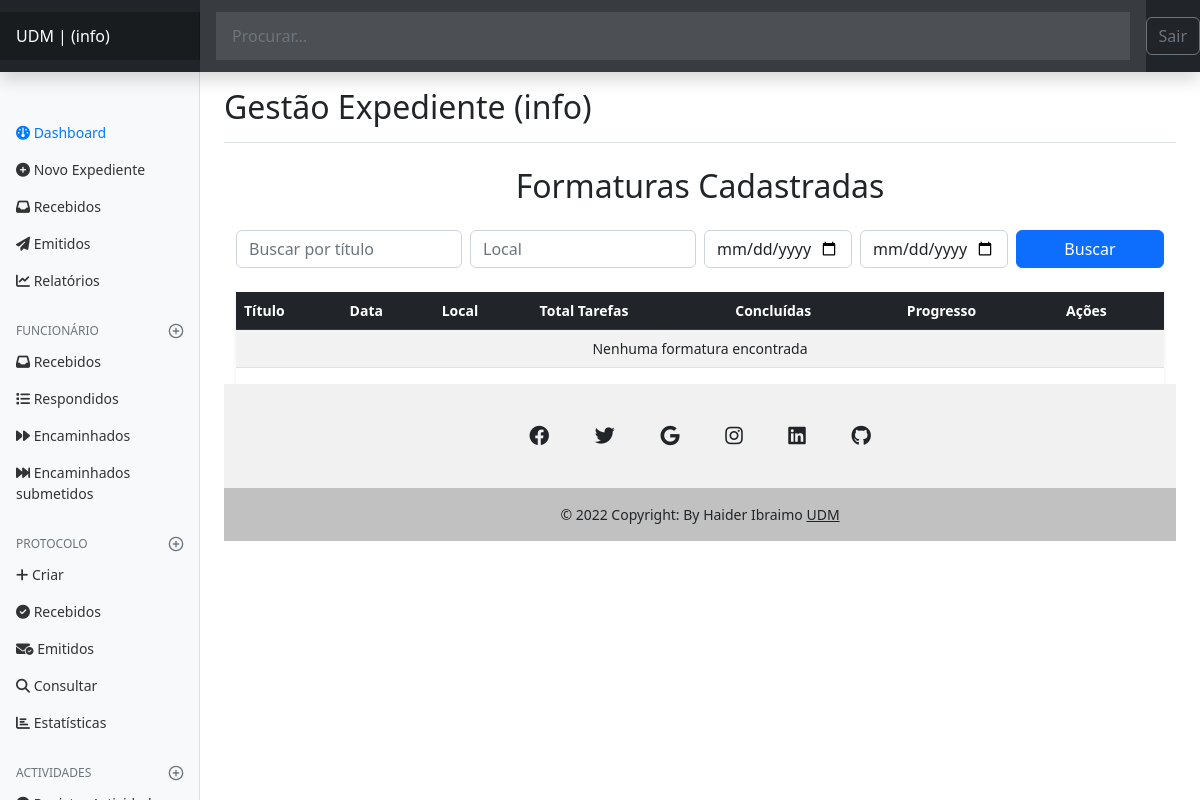
The page /formatura/list/formatura (signed in) on the database as committed earlier.
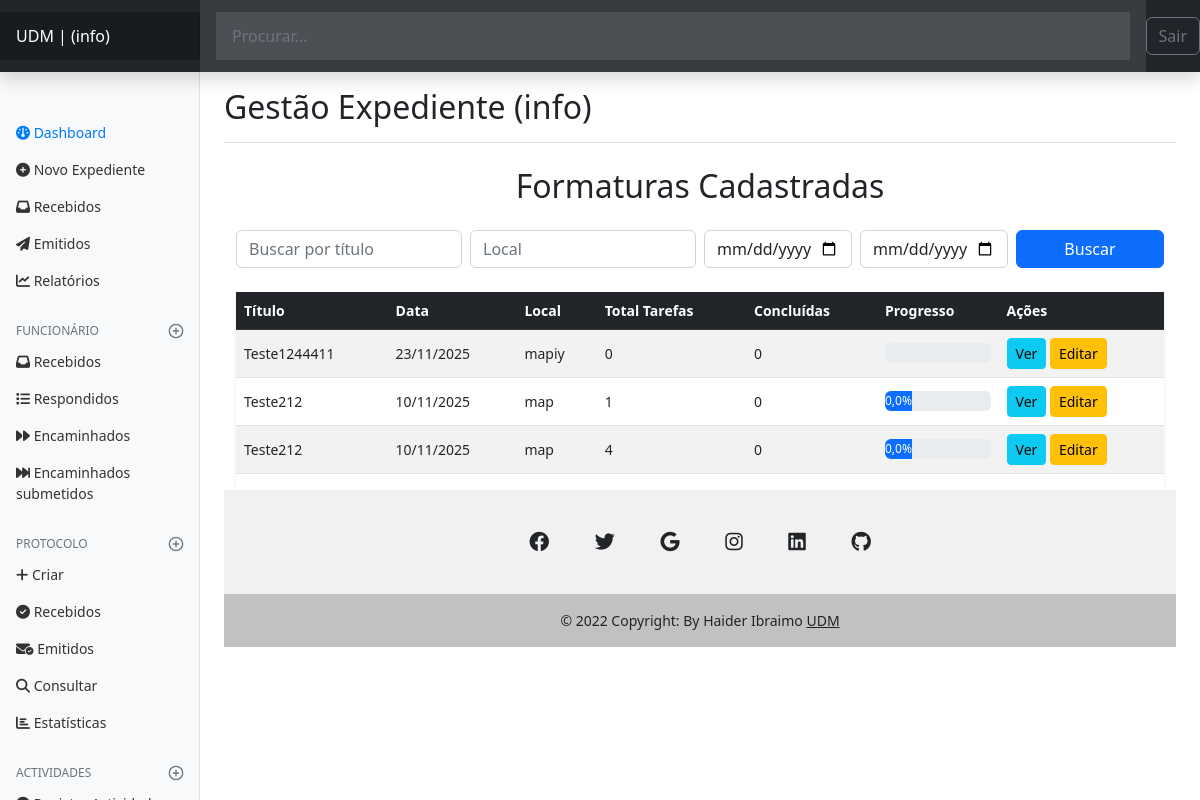
The same page on the database as committed later.
### formatura/models.py (models this page shows, shortened)
class TimeStampedModel(models.Model):
    criado_em = models.DateTimeField(auto_now_add=True)
    atualizado_em = models.DateTimeField(auto_now=True)
    class Meta:
        abstract = True

class SoftDeleteModel(models.Model):
    ativo = models.BooleanField(default=True)
    class Meta:
        abstract = True

class Formatura(TimeStampedModel, SoftDeleteModel):
    titulo = models.CharField(max_length=255, blank=True, null=True)
    data = models.DateField(blank=True, null=True)
    local = models.CharField(max_length=255, blank=True, null=True)
    hora_inicio = models.TimeField(blank=True, null=True)
    hora_fim = models.TimeField(blank=True, null=True)
    descricao = models.TextField(blank=True, null=True)  # detalhes gerais
    observacoes = models.TextField(blank=True, null=True)  # considerações finais ou instruções
    publicado = models.BooleanField(default=True)
    criado_em = models.DateTimeField(auto_now_add=True)
    criado_por = models.ForeignKey(
        settings.AUTH_USER_MODEL,
        null=True,
        blank=True,
        related_name="formaturas_criado",
        on_delete=models.SET_NULL,
        verbose_name="Criado por"
    )
    atualizado_em = models.DateTimeField(auto_now=True)
    atualizado_por = models.ForeignKey(
        settings.AUTH_USER_MODEL,
        null=True,
        blank=True,
        related_name="formaturas_atualizado",
        on_delete=models.SET_NULL,
        verbose_name="Atualizado por"
    )
    class Meta:
        ordering = ["-data", "titulo"]
        verbose_name = "Formatura"
        verbose_name_plural = "Formaturas"
    @property
    def progresso_percentual(self):
        pontos = self.pontos_agenda.filter(ativo=True)
        if not pontos.exists():
            return 0
        return round(sum(p.percentual or 0 for p in pontos) / pontos.count(), 2)
    @property
    def total_tarefas(self):
        return self.pontos_agenda.filter(ativo=True).count()
    @property
    def tarefas_concluidas(self):
        return self.pontos_agenda.filter(
            ativo=True,
            status=PontoAgenda.Status.CONCLUIDA
        ).count()

### formatura/views.py (the view)
# urls.py: path('list/formatura', views.listar_formaturas, name='listar_formaturas'),
@login_required(login_url='authors:login', redirect_field_name='next')
def listar_formaturas(request):
    funcionario = get_object_or_404(Funcionario, author=request.user)
    titulo_query = request.GET.get('titulo', '').strip()
    local_query = request.GET.get('local', '').strip()
    startdate_query = request.GET.get('startdate', '').strip()
    enddate_query = request.GET.get('enddate', '').strip()
    today = date.today()
    try:
        startdate = datetime.strptime(startdate_query, "%Y-%m-%d").date() if startdate_query else None
        enddate = datetime.strptime(enddate_query, "%Y-%m-%d").date() if enddate_query else None
    except ValueError:
        messages.warning(request, "Datas inválidas. Usando período padrão do mês atual.")
        startdate = today.replace(day=1)
        enddate = today
    if startdate and enddate:
        formaturas = formaturas.filter(data__range=(startdate, enddate))
    elif startdate:
        formaturas = formaturas.filter(data__gte=startdate)
    elif enddate:
        formaturas = formaturas.filter(data__lte=enddate)
    formaturas = Formatura.objects.filter(
    Q(publicado=True) | Q(criado_por=request.user)
    )
    if startdate and enddate:
        formaturas = formaturas.filter(data__range=(startdate, enddate))
    formaturas = formaturas.select_related('criado_por', 'atualizado_por') \
                        .prefetch_related(
                            Prefetch('pontos_agenda', queryset=PontoAgenda.objects.select_related('departamento', 'responsavel'))
                        ) \
                        .order_by("-data", "titulo")
    if titulo_query:
        formaturas = formaturas.filter(titulo__icontains=titulo_query)
    if local_query:
        formaturas = formaturas.filter(local__icontains=local_query)
    linhas = []
    for form in formaturas:
        linhas.append({
            "id": form.id,
            "titulo": form.titulo or "-",
            "data": form.data,
            "local": form.local or "-",
            "total_tarefas": form.total_tarefas,
            "tarefas_concluidas": form.tarefas_concluidas,
            "progresso_percentual": form.progresso_percentual,
        })
    context = {
        "funcionario": funcionario,
        "linhas": linhas,
        "startdate_query": startdate_query,
        "enddate_query": enddate_query,
        "titulo_query": titulo_query,
        "local_query": local_query,
        "form_action": reverse("formatura:listar_formaturas"),
    }
    return render(request, "formatura/listar_formatura.html", context)

### formatura/templates/formatura/listar_formatura.html (shortened to what this page needs)
{% extends "global/base.html" %}
{% block content %}
<div class="container mt-4">
    <h2 class="text-center mb-4">Formaturas Cadastradas</h2>
    <form method="get" class="row g-2 mb-4">
        <div class="col-md-3">
            <input type="text" name="titulo" class="form-control"
                   placeholder="Buscar por título" value="{{ titulo_query }}">
        </div>
        <div class="col-md-3">
            <input type="text" name="local" class="form-control"
                   placeholder="Local" value="{{ local_query }}">
        </div>
        <div class="col-md-2">
            <input type="date" name="startdate" class="form-control"
                   value="{{ startdate_query }}">
        </div>
        <div class="col-md-2">
            <input type="date" name="enddate" class="form-control"
                   value="{{ enddate_query }}">
        </div>
        <div class="col-md-2">
            <button class="btn btn-primary w-100">Buscar</button>
        </div>
    </form>
    <div class="table-responsive shadow-sm">
        <table class="table table-striped table-hover align-middle">
            <thead class="table-dark">
                <tr>
                    <th>Título</th>
                    <th>Data</th>
                    <th>Local</th>
                    <th>Total Tarefas</th>
                    <th>Concluídas</th>
                    <th>Progresso</th>
                    <th>Ações</th>
                </tr>
            </thead>
            <tbody>
                {% for linha in linhas %}
                <tr>
                    <td>{{ linha.titulo }}</td>
                    <td>{{ linha.data|date:"d/m/Y" }}</td>
                    <td>{{ linha.local }}</td>
                    <td>{{ linha.total_tarefas }}</td>
                    <td>{{ linha.tarefas_concluidas }}</td>
                    <td>
                        <div class="progress" style="height: 20px;">
                            <div class="progress-bar"
                                 role="progressbar"
                                 style="width: {{ linha.progresso_percentual }}%;">
                                {{ linha.progresso_percentual }}%
                            </div>
                        </div>
                    </td>
                    <td>
                        <a href="{% url 'formatura:detalhes_formatura' linha.id %}"  class="btn btn-sm btn-info">Ver</a>
                        <a href="{% url 'formatura:editar_formatura' linha.id %}" class="btn btn-sm btn-warning">Editar</a>
                    </td>
                </tr>
                {% empty %}
                <tr><td colspan="7" class="text-center">Nenhuma formatura encontrada</td></tr>
                {% endfor %}
            </tbody>
        </table>
    </div>
</div>
{% endblock %}

Rows that differ between the two databases and show on the page:
added Formatura: titulo "Teste1244411", data "23/11/2025", local "mapiy"
added Formatura: titulo "Teste212", data "10/11/2025", local "map"
added Formatura: titulo "Teste212", data "10/11/2025", local "map"
Other text that changed with them:
new list line: "0 0 Ver Editar"
new list line: "1 0 0,0 % Ver Editar"
new list line: "4 0 0,0 % Ver Editar"
text no longer shown: "Nenhuma formatura encontrada"
